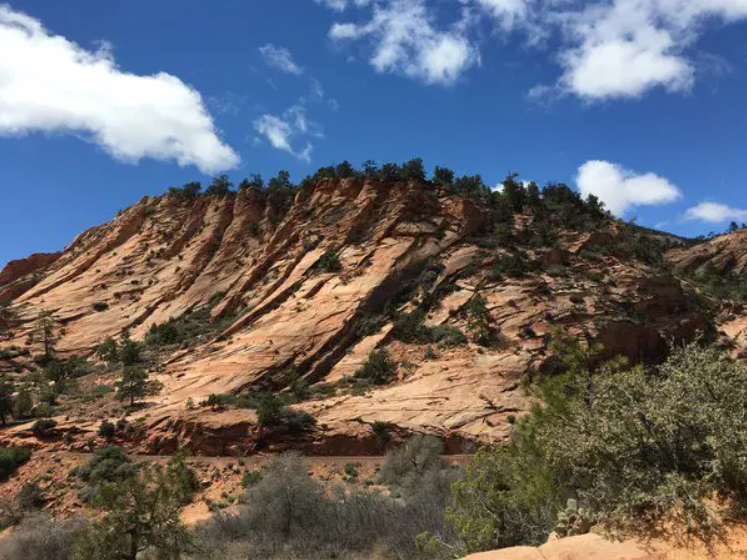
#> input picture ImageProcessing/PyImageSearch/Step5/seam_carving/src/image.png, 747 x 560 px
$ python seam_carving.py --image src/image.png
#> lines starting #> are read from the running program, lines starting #| are printed output that depends on the picture
# gerekli paketleri(kütüphaneleri) içe aktarıyoruz
from skimage import transform
from skimage import filters
import argparse
import cv2

# terminalden argüman girişi alabilmek için argaparse kütüphanesi kullanıyoruz
ap = argparse.ArgumentParser()          # ArgumentParser sınıfını ap değişkenine atıyoruz
ap.add_argument("-i", "--image", required=True,  # ap değişkeninin add_argument fonksiyonunu kullanarak alacağımız argümanları belirliyoruz.
	help="path to input image file")
ap.add_argument("-d", "--direction", type=str,
	default="vertical", help="seam removal direction")
args = vars(ap.parse_args())

image = cv2.imread(args["image"])  # giriş görüntüsünü terminalden belirttiğimiz yolu baz alarak diskten alıyoruz
#> image is the input picture: shape (560, 747, 3); mean B, G, R 107.6, 102.8, 102.8
gray = cv2.cvtColor(image,cv2.COLOR_BGR2GRAY) #giriş görüntümüzü gri tona çeviriyoruz
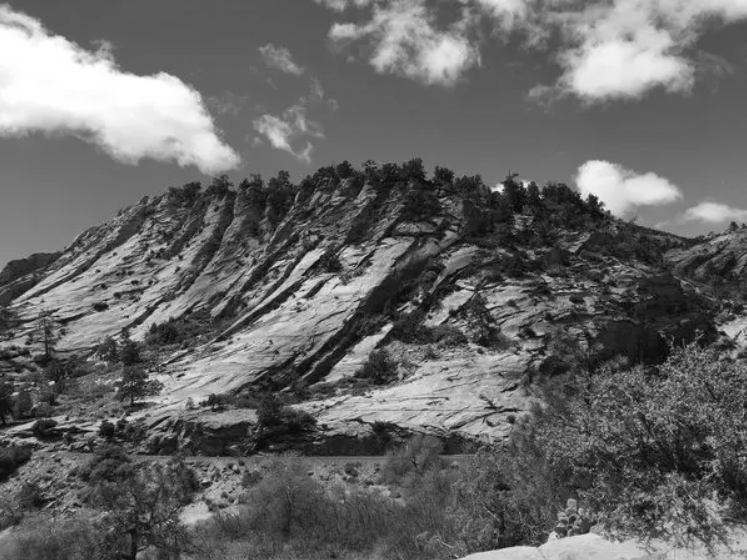
#> gray: shape (560, 747); min 0, max 255, mean 103.4

mag = filters.sobel(gray.astype("float")) #sobel filtresini uygularız ve görüntünün kenarlarını yakalarız.piksellerin yoğunluk değerlerindeki değişiklikleri hesaplamak için yaparız
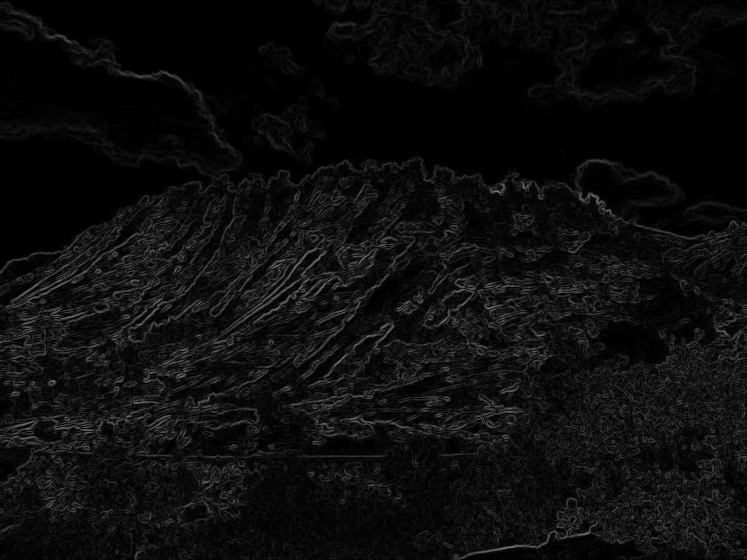
#> mag: shape (560, 747) float64; min 0, max 126.3, mean 13.6
cv2.imshow("ORIGINAL",image) #giriş görüntüsünü gösteriyoruz.

for numSeams in range(20,140,20):  # 20'den başlayarak 140'a (dahil değil) kadar 20'şer artan bir döngü başlatıyoruz.

#> (the run stopped early here; a loop or call above may not have finished)
